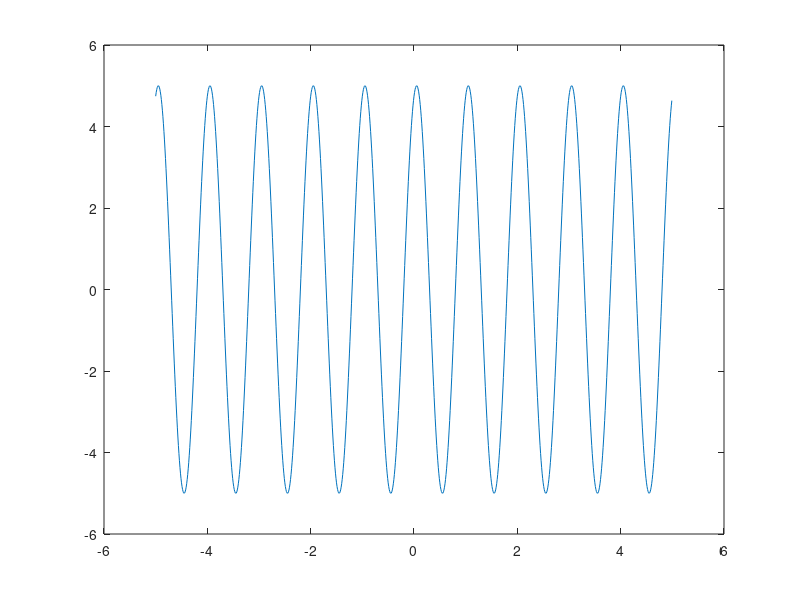
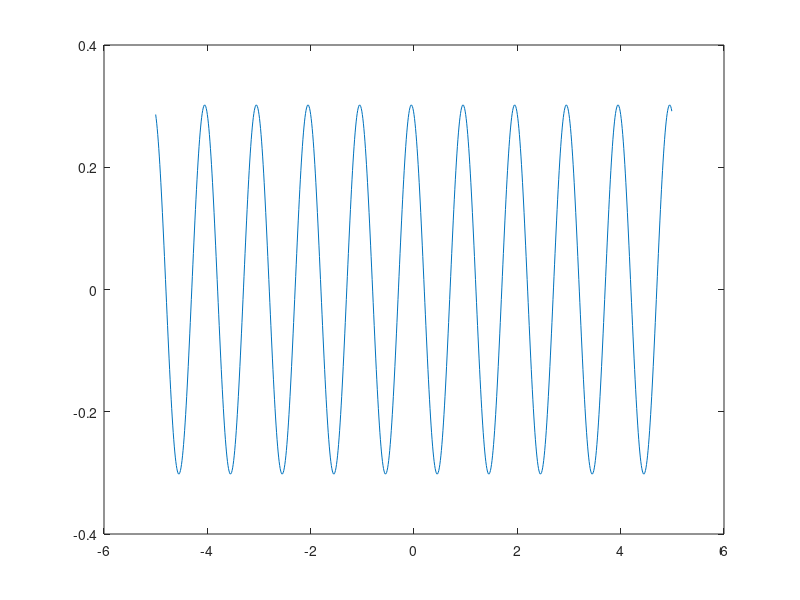

These charts were generated, in order, by the following MATLAB code:
theta = unifrnd(-pi,pi,1000);
omega = 2*pi;
A = 5;
t = -5:0.01:5- 0.01;
x=[];
for i = 1:1000
x(i,:) = A* cos(omega*t + theta(i));
end
figure(1)
plot(t,x(1,:));
figure(2)
Y = mean(x); 
plot(t,Y);
%writematrix (x,'cos.xlsx');
%writematrix (t,'cos.xlsx','sheet',2);